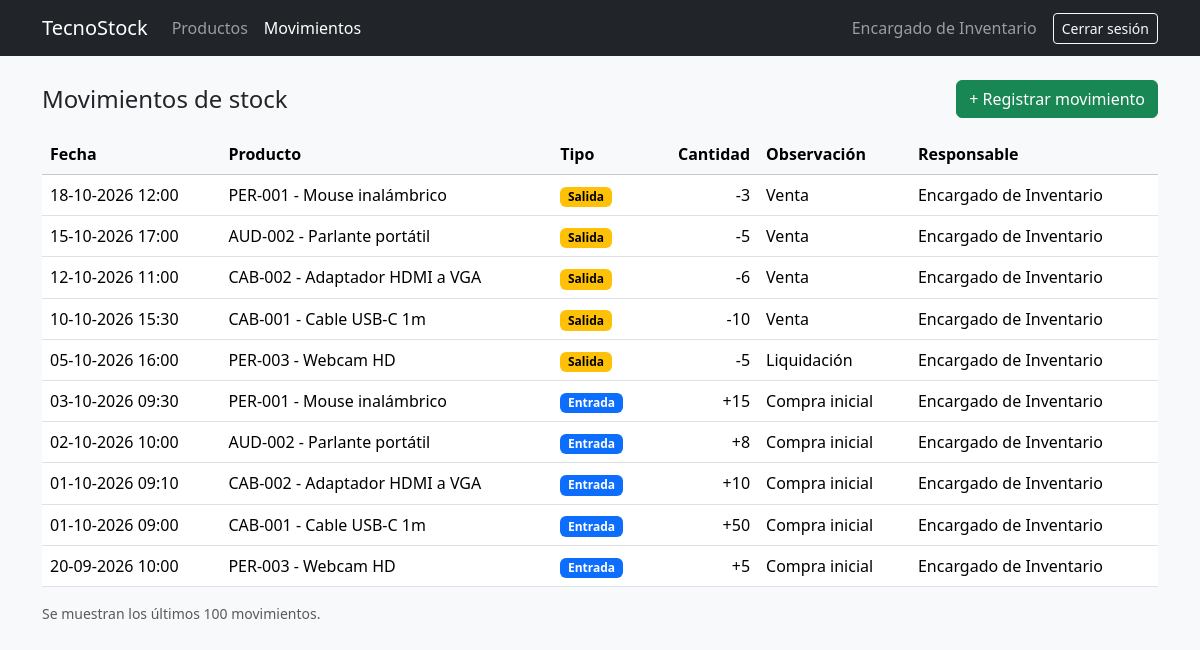
/movimientos/index.php (signed in), run on the app's committed database.
### tables this page shows
CREATE TABLE movimientos (
  id_movimiento INT AUTO_INCREMENT PRIMARY KEY,
  fecha_hora    DATETIME     NOT NULL DEFAULT CURRENT_TIMESTAMP,
  tipo          ENUM('ENTRADA','SALIDA') NOT NULL,
  cantidad      INT          NOT NULL,
  observacion   VARCHAR(255) NULL,
  id_producto   INT          NOT NULL,
  id_usuario    INT          NOT NULL,
  CONSTRAINT chk_cantidad CHECK (cantidad > 0),
  CONSTRAINT fk_mov_producto
    FOREIGN KEY (id_producto) REFERENCES productos(id_producto)
    ON DELETE RESTRICT ON UPDATE CASCADE,
  CONSTRAINT fk_mov_usuario
    FOREIGN KEY (id_usuario) REFERENCES usuarios(id_usuario)
    ON DELETE RESTRICT ON UPDATE CASCADE
);

CREATE TABLE productos (
  id_producto  INT AUTO_INCREMENT PRIMARY KEY,
  codigo       VARCHAR(30)   NOT NULL UNIQUE,
  nombre       VARCHAR(120)  NOT NULL,
  descripcion  TEXT          NULL,
  precio       DECIMAL(10,2) NOT NULL,
  stock_actual INT           NOT NULL DEFAULT 0,
  stock_minimo INT           NOT NULL DEFAULT 0,
  estado       TINYINT(1)    NOT NULL DEFAULT 1,
  id_categoria INT           NOT NULL,
  CONSTRAINT chk_precio       CHECK (precio >= 0),
  CONSTRAINT chk_stock_actual CHECK (stock_actual >= 0),
  CONSTRAINT chk_stock_minimo CHECK (stock_minimo >= 0),
  CONSTRAINT fk_producto_categoria
    FOREIGN KEY (id_categoria) REFERENCES categorias(id_categoria)
    ON DELETE RESTRICT ON UPDATE CASCADE
);

CREATE TABLE usuarios (
  id_usuario INT AUTO_INCREMENT PRIMARY KEY,
  nombre     VARCHAR(100) NOT NULL,
  correo     VARCHAR(120) NOT NULL UNIQUE,
  clave      VARCHAR(255) NOT NULL,
  estado     TINYINT(1)   NOT NULL DEFAULT 1
);

### movimientos/index.php (the view, shortened to what this page needs)
<?php
require __DIR__ . '/../config/conexion.php';
require __DIR__ . '/../includes/header.php';
$movimientos = $pdo->query(
    'SELECT m.fecha_hora, m.tipo, m.cantidad, m.observacion,
            p.codigo, p.nombre AS producto, u.nombre AS usuario
       FROM movimientos m
      INNER JOIN productos p ON p.id_producto = m.id_producto
      INNER JOIN usuarios  u ON u.id_usuario  = m.id_usuario
      ORDER BY m.fecha_hora DESC, m.id_movimiento DESC
      LIMIT 100'
)->fetchAll();
?>
<div class="d-flex justify-content-between align-items-center mb-3">
  <h1 class="h4 mb-0">Movimientos de stock</h1>
  <a href="registrar.php" class="btn btn-success">+ Registrar movimiento</a>
</div>
<div class="table-responsive">
  <table class="table table-hover align-middle bg-white">
    <thead class="table-light">
      <tr>
        <th>Fecha</th>
        <th>Producto</th>
        <th>Tipo</th>
        <th class="text-end">Cantidad</th>
        <th>Observación</th>
        <th>Responsable</th>
      </tr>
    </thead>
    <tbody>
    <?php foreach ($movimientos as $m): ?>
      <tr>
        <td><?= date('d-m-Y H:i', strtotime($m['fecha_hora'])) ?></td>
        <td><?= htmlspecialchars($m['codigo'] . ' - ' . $m['producto']) ?></td>
        <td>
          <?php if ($m['tipo'] === 'ENTRADA'): ?>
            <span class="badge text-bg-primary">Entrada</span>
          <?php else: ?>
            <span class="badge text-bg-warning">Salida</span>
          <?php endif; ?>
        </td>
        <td class="text-end"><?= $m['tipo'] === 'ENTRADA' ? '+' : '-' ?><?= (int) $m['cantidad'] ?></td>
        <td><?= htmlspecialchars($m['observacion'] ?? '') ?></td>
        <td><?= htmlspecialchars($m['usuario']) ?></td>
      </tr>
    <?php endforeach; ?>
    </tbody>
  </table>
</div>
<p class="text-muted small">Se muestran los últimos 100 movimientos.</p>
<?php require __DIR__ . '/../includes/footer.php'; ?>

### data on the page
movimientos: fecha_hora "18-10-2026 12:00", id_producto.nombre "PER-001 - Mouse inalámbrico", tipo "Salida", cantidad "3", observacion "Venta", id_usuario.nombre "Encargado de Inventario"
movimientos: fecha_hora "15-10-2026 17:00", id_producto.nombre "AUD-002 - Parlante portátil", tipo "Salida", cantidad "5", observacion "Venta", id_usuario.nombre "Encargado de Inventario"
movimientos: fecha_hora "12-10-2026 11:00", id_producto.nombre "CAB-002 - Adaptador HDMI a VGA", tipo "Salida", cantidad "6", observacion "Venta", id_usuario.nombre "Encargado de Inventario"
movimientos: fecha_hora "10-10-2026 15:30", id_producto.nombre "CAB-001 - Cable USB-C 1m", tipo "Salida", cantidad "10", observacion "Venta", id_usuario.nombre "Encargado de Inventario"
movimientos: fecha_hora "05-10-2026 16:00", id_producto.nombre "PER-003 - Webcam HD", tipo "Salida", cantidad "5", observacion "Liquidación", id_usuario.nombre "Encargado de Inventario"
movimientos: fecha_hora "03-10-2026 09:30", id_producto.nombre "PER-001 - Mouse inalámbrico", tipo "Entrada", cantidad "15", observacion "Compra inicial", id_usuario.nombre "Encargado de Inventario"
movimientos: fecha_hora "02-10-2026 10:00", id_producto.nombre "AUD-002 - Parlante portátil", tipo "Entrada", cantidad "8", observacion "Compra inicial", id_usuario.nombre "Encargado de Inventario"
movimientos: fecha_hora "01-10-2026 09:10", id_producto.nombre "CAB-002 - Adaptador HDMI a VGA", tipo "Entrada", cantidad "10", observacion "Compra inicial", id_usuario.nombre "Encargado de Inventario"
movimientos: fecha_hora "01-10-2026 09:00", id_producto.nombre "CAB-001 - Cable USB-C 1m", tipo "Entrada", cantidad "50", observacion "Compra inicial", id_usuario.nombre "Encargado de Inventario"
movimientos: fecha_hora "20-09-2026 10:00", id_producto.nombre "PER-003 - Webcam HD", tipo "Entrada", cantidad "5", observacion "Compra inicial", id_usuario.nombre "Encargado de Inventario"

### other printed values
$_SESSION['nombre'] "Encargado de Inventario"
